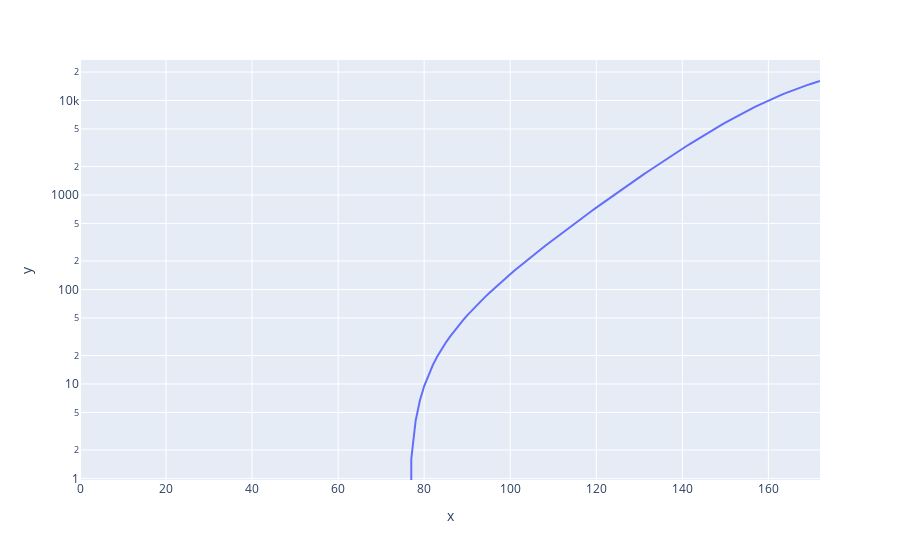

Notebook source saved alongside this figure:
### Code cell
fig = px.line(x=x, y=y, log_y=True)


fig.show()

### Figure 1 — Plotly figure (JSON) as saved in the notebook; plotly's stock layout.template omitted (floating-point values rounded to 4 significant figures; data arrays with more than 128 entries replaced by an {"elided": "..."} marker saying what was removed)
{"data": [{"hovertemplate": "x=%{x}<br>y=%{y}<extra></extra>", "legendgroup": "", "line": {"color": "#636efa", "dash": "solid"}, "marker": {"symbol": "circle"}, "mode": "lines", "name": "", "orientation": "v", "showlegend": false, "type": "scatter", "x": {"elided": "173 int values"}, "xaxis": "x", "y": {"elided": "173 float values"}, "yaxis": "y"}], "layout": {"legend": {"tracegroupgap": 0}, "margin": {"t": 60}, "xaxis": {"anchor": "y", "domain": [0, 1], "title": {"text": "x"}}, "yaxis": {"anchor": "x", "domain": [0, 1], "title": {"text": "y"}, "type": "log"}}}
